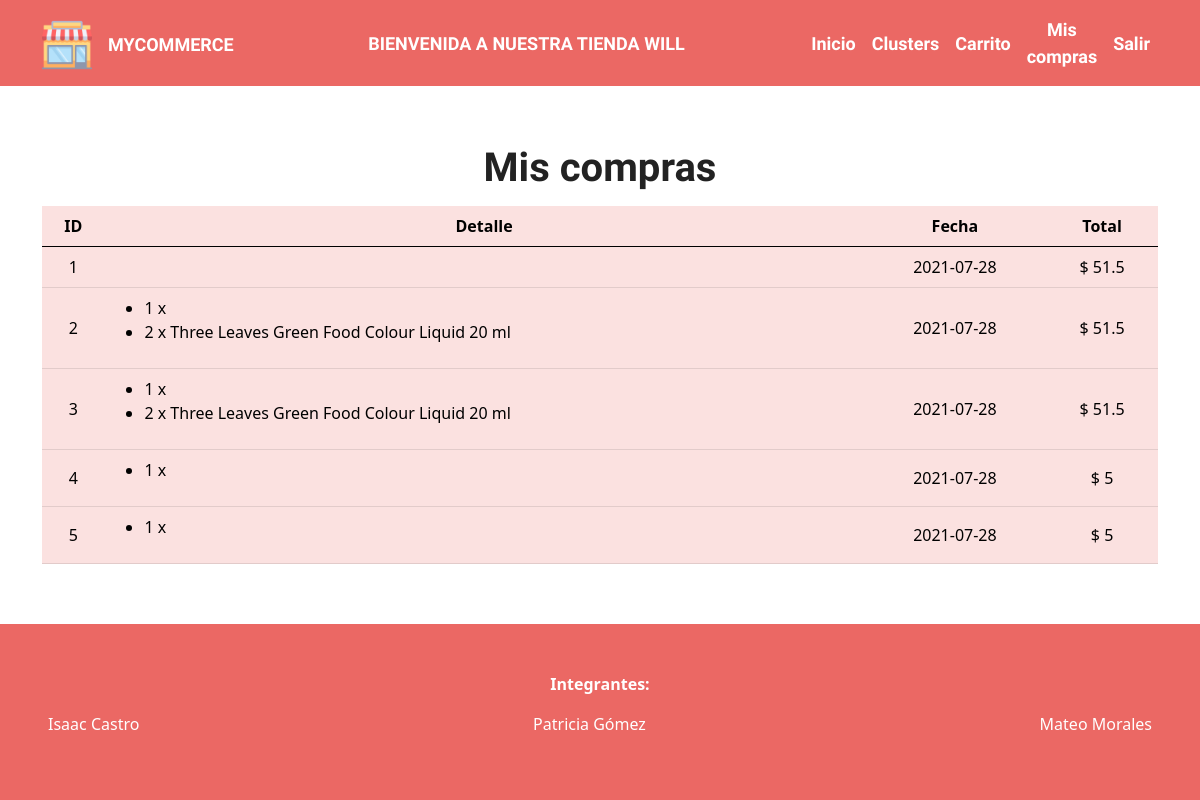
/compras (signed in), run on an earlier commit of the app's database.
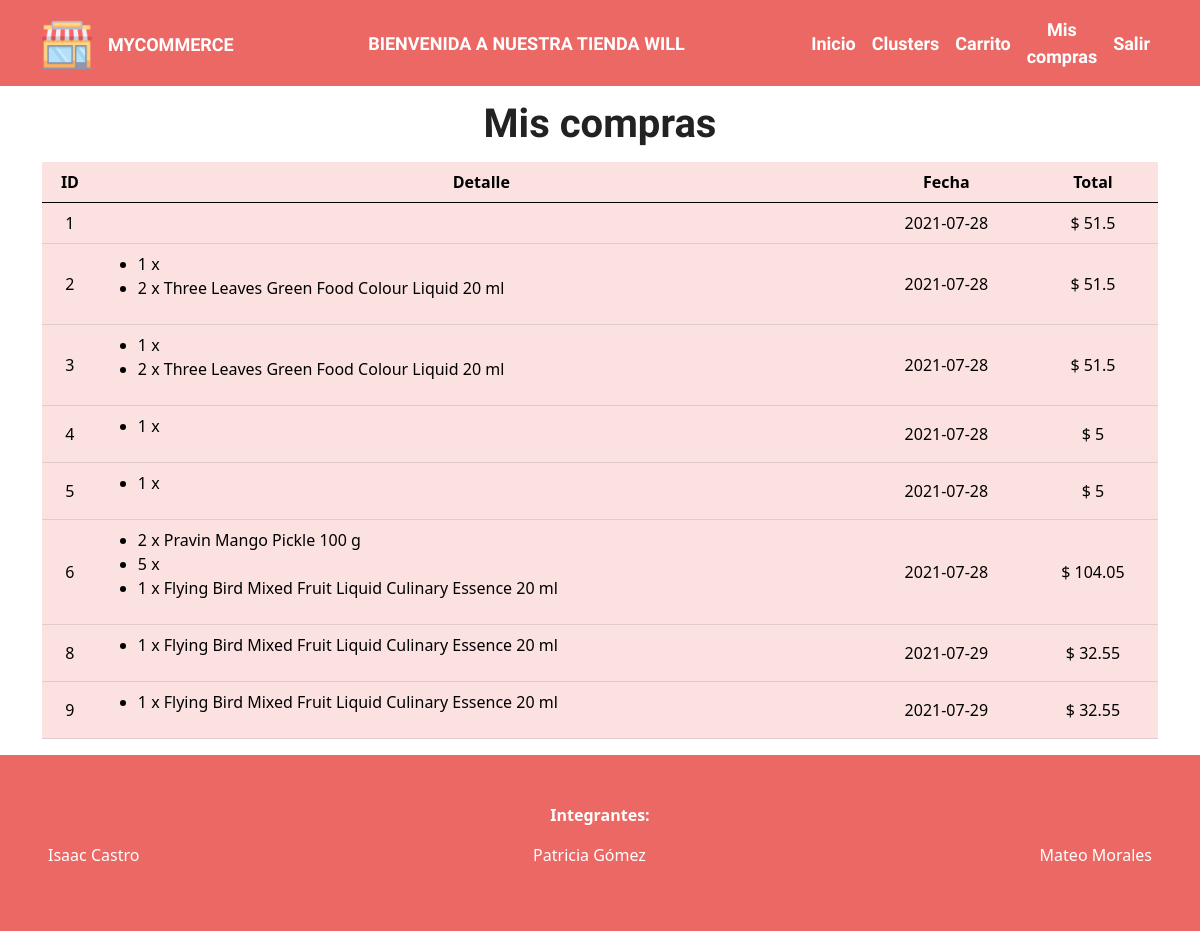
And on a later commit of the database.
### tables this page shows
CREATE TABLE users ( id INTEGER PRIMARY KEY AUTOINCREMENT, names text not null, email text not null, password text not null);

CREATE TABLE "payments" (
	"id"	INTEGER PRIMARY KEY AUTOINCREMENT,
	"date"	INTEGER NOT NULL,
	"total"	NUMERIC NOT NULL,
	"user_id"	INTEGER NOT NULL,
	FOREIGN KEY("user_id") REFERENCES "users"("id")
);

### app.py (the view)
@app.route('/compras')
@login_required
def get_compras():
    conn = sqlite3.connect('app.db')
    curs = conn.cursor()
    user_id = current_user.get_id()
    curs.execute("SELECT * FROM payments where user_id = (?)", [user_id])
    compras = list(curs.fetchall())
    detalle = []
    for compra in compras:
        obj = {
            "id": compra[0],
            "fecha": compra[1],
            "total": compra[2]
        }
        curs.execute("SELECT * FROM payment_detail where payment_id = (?)", [obj['id']])
        compra_detalle = list(curs.fetchall())
        detalle_prods = []
        if len(compra_detalle) > 0:
            for item in compra_detalle:
                prod_id = item[1]
                prod = products.get_product_by_id(prod_id)
                cantidad = item[2]
                detalle_prods.append((prod, cantidad))
        obj['detalle'] = detalle_prods
        detalle.append(obj)
    return render_template('compras.html', user= current_user.get_data(), detalle=detalle)

### app.py (called while the page is built)
@login_manager.user_loader
def load_user(user_id):
    conn = sqlite3.connect('app.db')
    curs = conn.cursor()
    curs.execute("SELECT * from users where id = (?)", [user_id])
    lu = curs.fetchone()
    if lu is None:
        return None
    else:
        return User(int(lu[0]), lu[1], lu[2], lu[3])

@app.template_filter('date')
def timestamp_to_date(ts):
    date = datetime.fromtimestamp(ts)
    return date.date()

### controllers/products.py (called while the page is built)
def get_product_by_id(id):
    for prod in products:
        if int(prod['ID']) == id:
            return prod
    return None

### controllers/users.py (called while the page is built)
    def get_id(self):
        return self.id

    def get_data(self):
        return {'id': self.id, 'names': self.names, 'email': self.email}

### templates/compras.html
{% extends "base.html" %} {% block content %}
<div class="container">
  <div class="row">
    <div class="col">
      <h1 class="text-center my-3">Mis compras</h1>
      <table class="table table-primary">
        <thead>
          <tr>
            <th class="text-center">ID</th>
            <th class="text-center">Detalle</th>
            <th class="text-center">Fecha</th>
            <th class="text-center">Total</th>
          </tr>
        </thead>
        <tbody>
          {% for item in detalle %}
          <tr>
            <td class="text-center align-middle">
              {{ item['id'] }}
            </td>
            <td>
              <ul>
                {% for detalle in item.detalle %}
                <li> {{ detalle[1]}} x {{ detalle[0]['PRODUCT NAME'] }} </li>
                {% endfor %}
              </ul>
            </td>
            <td class="text-center align-middle"> {{ item.fecha|date }} </td>
            <td class="text-center align-middle"> $ {{ item.total }}</td>
          </tr>
          {% endfor %}
        </tbody>
      </table>
    </div>
  </div>
</div>
{% endblock %}

### templates/base.html (shortened to what this page needs)
<!DOCTYPE html>
<html lang="en">
<head>
  <link rel="stylesheet" href="/static/css/bootstrap.min.css">
  <link rel="stylesheet" href="https://cdnjs.cloudflare.com/ajax/libs/font-awesome/5.15.3/css/all.min.css" />
  <link rel="stylesheet" href="/static/css/styles.css">
</head>
<body class="d-flex flex-column justify-content-between">
  <nav class="navbar navbar-expand-lg navbar-dark bg-primary">
    <div class="container">
      <a class="navbar-brand" href="/">
        <img class="logo" src="/static/img/shops.png" alt="Logo UPS" />
      </a>
      <a class="navbar-brand" href="/">MyCommerce</a>
      {% if user %}
      <div class="text-center w-100">
        <span class="text-white text-uppercase"> Bienvenida a nuestra tienda {{user.names}}</span>
      </div>
      {% endif %}
      <div class="collapse navbar-collapse">
        <ul class="navbar-nav ms-auto mb-2 mb-lg-0">
          <li class="nav-item align-self-center">
            <a class="nav-link active" href="/">Inicio</a>
          </li>
          <li class="nav-item align-self-center">
            <a class="nav-link active" href="/clusters">Clusters</a>
          </li>
          {% if not user %}
          <li class="nav-item align-self-center">
            <a class="nav-link active" href="/registro">Registro</a>
          </li>
          <li class="nav-item align-self-center">
            <a class="nav-link active" href="/login">Iniciar Sesion</a>
          </li>
          {% else %}
          <li class="nav-item align-self-center">
            <a class="nav-link active" href="/carrito">Carrito</a>
          </li>
          <li class="nav-item align-self-center text-center">
            <a class="nav-link active" href="/compras">Mis compras</a>
          </li>
          <li class="nav-item align-self-center">
            <a class="nav-link active" href="/logout">Salir</a>
          </li>
          {% endif %}
        </ul>
      </div>
    </div>
  </nav>
    {% block content %} {% endblock %}
  <footer class="position-relative bg-primary text-white p-5">
    <p class="text-center">
      <strong>Integrantes:</strong>
    </p>
    <ul class="list-unstyled d-flex justify-content-between">
      <li>Isaac Castro </li>
      <li>Patricia Gómez</li>
      <li>Mateo Morales</li>
    </ul>
  </footer>
</body>
</html>

### static/css/styles.css (style rules this page uses)
.logo { width: 50px; height: 50px; }
body { height: 100vh; }

What changed in the data, as far as the page shows it:
added payments: id "6", detalle "2" "5" "1", detalle "Pravin Mango Pickle 100 g" "Flying Bird Mixed Fruit Liquid Culinary Essence 20 ml", fecha "2021-07-28", total "104.05"
added payments: id "8", detalle "1", detalle "Flying Bird Mixed Fruit Liquid Culinary Essence 20 ml", fecha "2021-07-29", total "32.55"
added payments: id "9", detalle "1", detalle "Flying Bird Mixed Fruit Liquid Culinary Essence 20 ml", fecha "2021-07-29", total "32.55"
